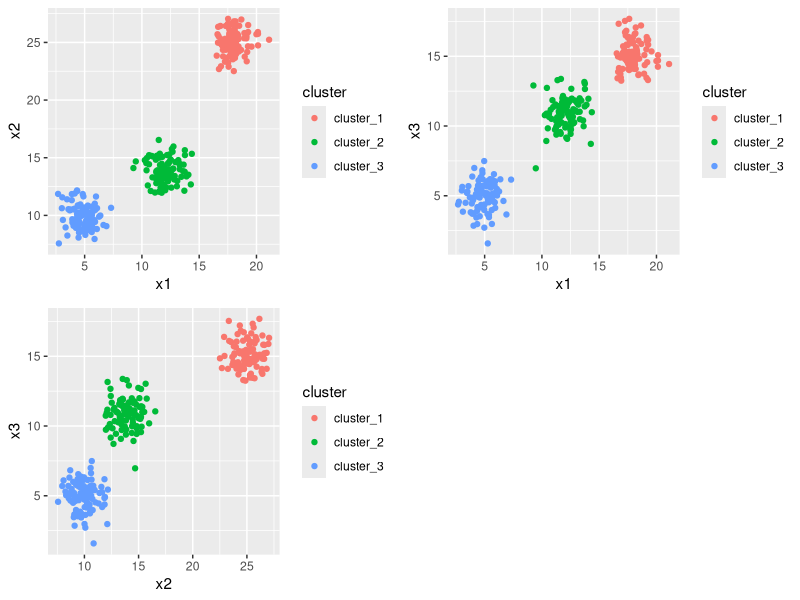

R code for this plot:
stopifnot( require("tidyverse") )
stopifnot( require("ggplot2") )
stopifnot( require("cowplot") )

## Step 1: create some data...
cluster.n <- c(100,100,100)
cluster.mean <- list(x1=c(18,25,15),x2=c(12,14,11),x3=c(5,10,5))

make_cluster <- function(n,center_vector){
  dim = length(center_vector);
  names=paste0("x",1:dim)
  matrix( rnorm(n*dim,mean=c(center_vector) ),byrow = T,ncol=dim) %>% as_tibble() %>% set_names(names)
}

zz<-map2(cluster.mean,cluster.n, ~make_cluster(.y,.x)) %>% 
  map2_df(1:length(cluster.n),~mutate(.x,cluster=paste0("cluster_",.y))) %>%
  ## shuffle the data...
  sample_n(.,nrow(.))


## Step 2: plot the x1,x2,x3 data...
p <- plot_grid( 
  zz %>% ggplot( aes(x=x1,y=x2,color=cluster)) +geom_point(),
       zz %>% ggplot( aes(x=x1,y=x3,color=cluster)) +geom_point(),
       zz %>% ggplot( aes(x=x2,y=x3,color=cluster)) +geom_point()
)

